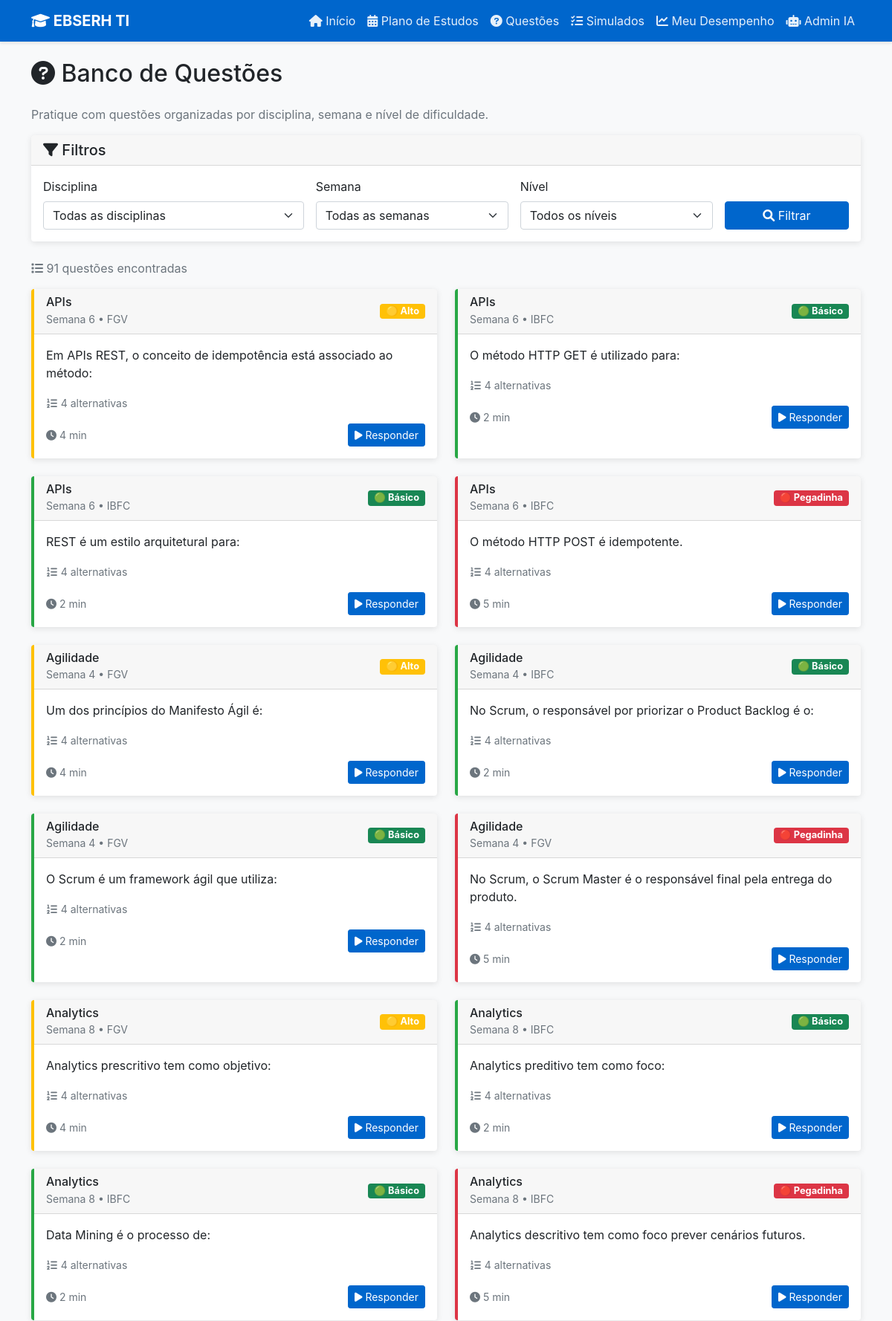
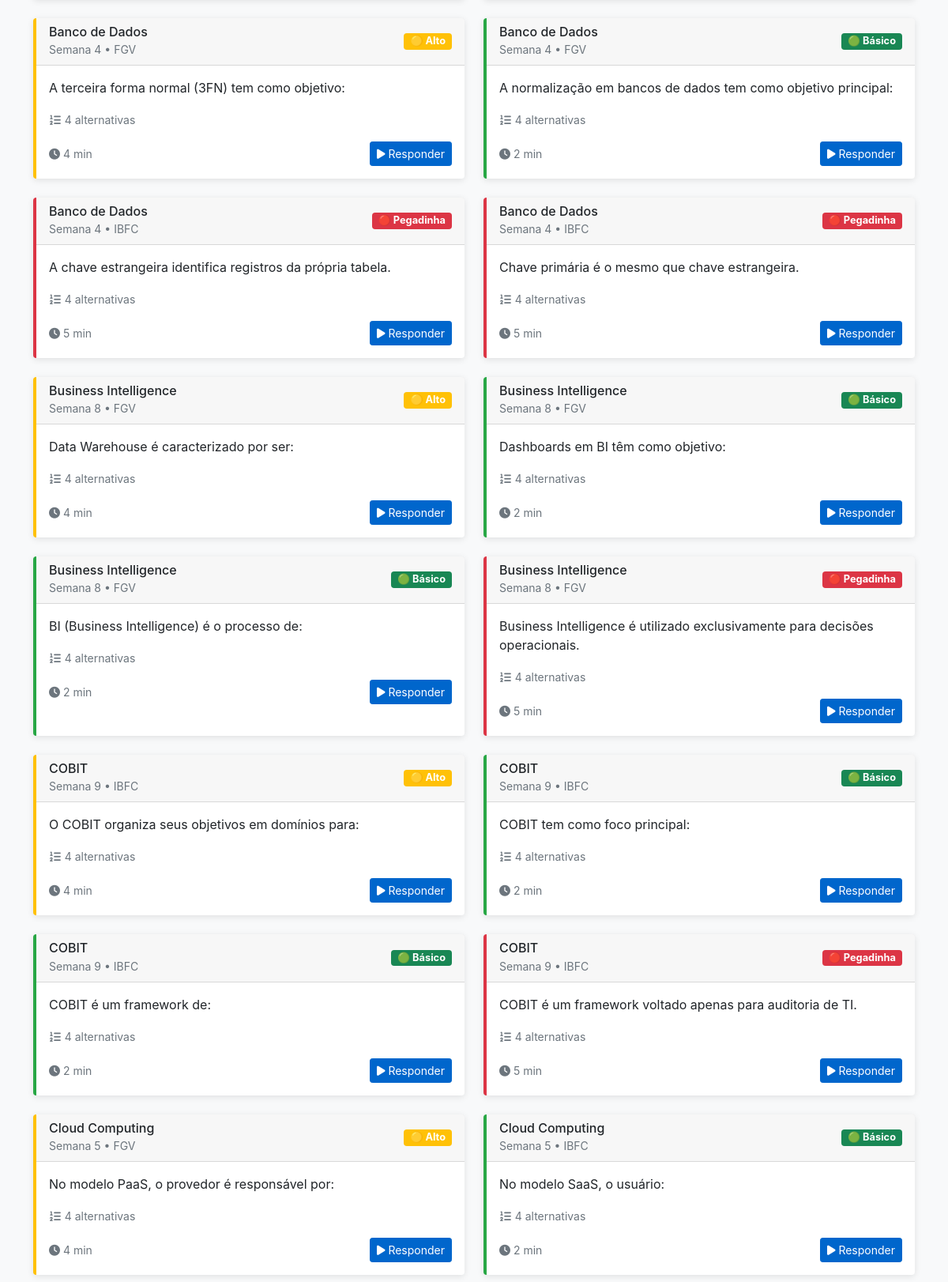
The page /questoes (upper part) on the database its author committed (2 pictures, top to bottom).
### tables this page shows
CREATE TABLE questoes (
            id INTEGER PRIMARY KEY AUTOINCREMENT,
            disciplina TEXT NOT NULL,
            semana INTEGER NOT NULL,
            nivel TEXT NOT NULL CHECK (nivel IN ('Básico', 'Alto', 'Pegadinha')),
            banca TEXT NOT NULL,
            enunciado TEXT NOT NULL,
            alternativas TEXT NOT NULL,
            resposta_correta TEXT NOT NULL,
            comentario TEXT NOT NULL
        , tags TEXT, dificuldade_num INTEGER);

### app.py (the view)
@app.route('/questoes')
def questoes():
    disciplina = request.args.get('disciplina', '')
    semana = request.args.get('semana', '')
    nivel = request.args.get('nivel', '')
    conn = get_db_connection()
    query = 'SELECT DISTINCT disciplina FROM questoes ORDER BY disciplina'
    disciplinas = conn.execute(query).fetchall()
    query = 'SELECT DISTINCT semana FROM questoes ORDER BY semana'
    semanas = conn.execute(query).fetchall()
    query = 'SELECT * FROM questoes WHERE 1=1'
    params = []
    if disciplina:
        query += ' AND disciplina = ?'
        params.append(disciplina)
    if semana:
        query += ' AND semana = ?'
        params.append(semana)
    if nivel:
        query += ' AND nivel = ?'
        params.append(nivel)
    query += ' ORDER BY disciplina, semana, nivel'
    questoes = conn.execute(query, params).fetchall()
    conn.close()
    return render_template('questoes.html',
                         questoes=questoes,
                         disciplinas=disciplinas,
                         semanas=semanas,
                         filtros={'disciplina': disciplina, 'semana': semana, 'nivel': nivel})

### app.py (called while the page is built)
def get_db_connection():
    conn = sqlite3.connect(DB_NAME)
    conn.row_factory = sqlite3.Row
    return conn

### templates/questoes.html (shortened to what this page needs)
{% extends "base.html" %}
{% block content %}
<div class="row">
    <div class="col-12">
        <h2 class="mb-4">
            <i class="fas fa-question-circle"></i> Banco de Questões
        </h2>
        <p class="text-muted">Pratique com questões organizadas por disciplina, semana e nível de dificuldade.</p>
    </div>
</div>
<div class="row mb-4">
    <div class="col-12">
        <div class="card">
            <div class="card-header">
                <h5 class="mb-0"><i class="fas fa-filter"></i> Filtros</h5>
            </div>
            <div class="card-body">
                <form method="GET" action="{{ url_for('questoes') }}">
                    <div class="row g-3">
                        <div class="col-md-4">
                            <label for="disciplina" class="form-label">Disciplina</label>
                            <select class="form-select" id="disciplina" name="disciplina">
                                <option value="">Todas as disciplinas</option>
                            </select>
                        </div>
                        <div class="col-md-3">
                            <label for="semana" class="form-label">Semana</label>
                            <select class="form-select" id="semana" name="semana">
                                <option value="">Todas as semanas</option>
                            </select>
                        </div>
                        <div class="col-md-3">
                            <label for="nivel" class="form-label">Nível</label>
                            <select class="form-select" id="nivel" name="nivel">
                                <option value="">Todos os níveis</option>
                            </select>
                        </div>
                        <div class="col-md-2 d-flex align-items-end">
                            <button type="submit" class="btn btn-primary w-100">
                                <i class="fas fa-search"></i> Filtrar
                            </button>
                        </div>
                    </div>
                </form>
            </div>
        </div>
    </div>
</div>
<div class="row mb-3">
    <div class="col-12">
        <div class="d-flex justify-content-between align-items-center">
            <span class="text-muted">
                <i class="fas fa-list"></i>
                {{ questoes|length }} questões encontradas
            </span>
        </div>
    </div>
</div>
<div class="row g-4">
    {% for questao in questoes %}
    <div class="col-lg-6">
        <div class="card h-100 nivel-{{ questao.nivel.lower().replace('á', 'a').replace('ç', 'c').replace('ê', 'e') }}">
            <div class="card-header d-flex justify-content-between align-items-center">
                <div>
                    <h6 class="mb-0">{{ questao.disciplina }}</h6>
                    <small class="text-muted">Semana {{ questao.semana }} • {{ questao.banca }}</small>
                </div>
                <span class="badge badge-nivel
                    {% if questao.nivel == 'Básico' %}bg-success
                    {% elif questao.nivel == 'Alto' %}bg-warning
                    {% else %}bg-danger{% endif %}">
                    {% if questao.nivel == 'Básico' %}🟢
                    {% elif questao.nivel == 'Alto' %}🟡
                    {% else %}🔴{% endif %}
                    {{ questao.nivel }}
                </span>
            </div>
            <div class="card-body">
                <p class="card-text">{{ questao.enunciado[:150] }}{% if questao.enunciado|length > 150 %}...{% endif %}</p>
                <div class="mb-3">
                    <small class="text-muted">
                        <i class="fas fa-list-ol"></i> 4 alternativas
                    </small>
                </div>
                <div class="d-flex justify-content-between align-items-center">
                    <small class="text-muted">
                        <i class="fas fa-clock"></i>
                        {% if questao.nivel == 'Básico' %}2 min
                        {% elif questao.nivel == 'Alto' %}4 min
                        {% else %}5 min{% endif %}
                    </small>
                    <a href="{{ url_for('questao_detalhe', questao_id=questao.id) }}" class="btn btn-primary btn-sm">
                        <i class="fas fa-play"></i> Responder
                    </a>
                </div>
            </div>
        </div>
    </div>
    {% endfor %}
</div>
{% endblock %}

### templates/base.html (style rules this page uses)
:root { --primary-color: #0066cc; --secondary-color: #004499; --success-color: #28a745; --warning-color: #ffc107; --danger-color: #dc3545; --light-bg: #f8f9fa; }
body { background-color: var(--light-bg); font-family: -apple-system, BlinkMacSystemFont, 'Segoe UI', Roboto, sans-serif; -webkit-font-smoothing: antialiased; -moz-osx-font-smoothing: grayscale; touch-action: manipulation; -webkit-tap-highlight-color: transparent; }
.btn, .alternativa, .nav-link { -webkit-touch-callout: none; -webkit-user-select: none; user-select: none; }
html { scroll-behavior: smooth; }
@media (prefers-reduced-motion: no-preference) { .card { transition: transform 0.3s ease, box-shadow 0.3s ease; } }
.btn-primary { background-color: var(--primary-color); border-color: var(--primary-color); }
.card { border: none; box-shadow: 0 2px 8px rgba(0,0,0,0.1); transition: transform 0.3s, box-shadow 0.3s; }
.nivel-basico { border-left: 4px solid var(--success-color); }
.nivel-alto { border-left: 4px solid var(--warning-color); }
.nivel-pegadinha { border-left: 4px solid var(--danger-color); }
.badge-nivel { font-size: 0.8em; padding: 4px 8px; }

### rows shown on the page
questoes: disciplina "APIs", semana "6", banca "FGV", nivel "Alto", enunciado "Em APIs REST, o conceito de idempotência está associado ao método:", shows "4 min"
questoes: disciplina "APIs", semana "6", banca "IBFC", nivel "Básico", enunciado "O método HTTP GET é utilizado para:", shows "2 min"
questoes: disciplina "APIs", semana "6", banca "IBFC", nivel "Básico", enunciado "REST é um estilo arquitetural para:", shows "2 min"
questoes: disciplina "APIs", semana "6", banca "IBFC", nivel "Pegadinha", enunciado "O método HTTP POST é idempotente.", shows "5 min"
questoes: disciplina "Agilidade", semana "4", banca "FGV", nivel "Alto", enunciado "Um dos princípios do Manifesto Ágil é:", shows "4 min"
questoes: disciplina "Agilidade", semana "4", banca "IBFC", nivel "Básico", enunciado "No Scrum, o responsável por priorizar o Product Backlog é o:", shows "2 min"
questoes: disciplina "Agilidade", semana "4", banca "FGV", nivel "Básico", enunciado "O Scrum é um framework ágil que utiliza:", shows "2 min"
questoes: disciplina "Agilidade", semana "4", banca "FGV", nivel "Pegadinha", enunciado "No Scrum, o Scrum Master é o responsável final pela entrega do produto.", shows "5 min"
questoes: disciplina "Analytics", semana "8", banca "FGV", nivel "Alto", enunciado "Analytics prescritivo tem como objetivo:", shows "4 min"
questoes: disciplina "Analytics", semana "8", banca "IBFC", nivel "Básico", enunciado "Analytics preditivo tem como foco:", shows "2 min"
questoes: disciplina "Analytics", semana "8", banca "IBFC", nivel "Básico", enunciado "Data Mining é o processo de:", shows "2 min"
questoes: disciplina "Analytics", semana "8", banca "IBFC", nivel "Pegadinha", enunciado "Analytics descritivo tem como foco prever cenários futuros.", shows "5 min"
questoes: disciplina "Banco de Dados", semana "4", banca "FGV", nivel "Alto", enunciado "A terceira forma normal (3FN) tem como objetivo:", shows "4 min"
questoes: disciplina "Banco de Dados", semana "4", banca "FGV", nivel "Básico", enunciado "A normalização em bancos de dados tem como objetivo principal:", shows "2 min"
questoes: disciplina "Banco de Dados", semana "4", banca "IBFC", nivel "Pegadinha", enunciado "A chave estrangeira identifica registros da própria tabela.", shows "5 min"
questoes: disciplina "Banco de Dados", semana "4", banca "IBFC", nivel "Pegadinha", enunciado "Chave primária é o mesmo que chave estrangeira.", shows "5 min"
questoes: disciplina "Business Intelligence", semana "8", banca "FGV", nivel "Alto", enunciado "Data Warehouse é caracterizado por ser:", shows "4 min"
questoes: disciplina "Business Intelligence", semana "8", banca "FGV", nivel "Básico", enunciado "Dashboards em BI têm como objetivo:", shows "2 min"
questoes: disciplina "Business Intelligence", semana "8", banca "FGV", nivel "Básico", enunciado "BI (Business Intelligence) é o processo de:", shows "2 min"
questoes: disciplina "Business Intelligence", semana "8", banca "FGV", nivel "Pegadinha", enunciado "Business Intelligence é utilizado exclusivamente para decisões operacionais.", shows "5 min"
questoes: disciplina "COBIT", semana "9", banca "IBFC", nivel "Alto", enunciado "O COBIT organiza seus objetivos em domínios para:", shows "4 min"
questoes: disciplina "COBIT", semana "9", banca "IBFC", nivel "Básico", enunciado "COBIT tem como foco principal:", shows "2 min"
questoes: disciplina "COBIT", semana "9", banca "IBFC", nivel "Básico", enunciado "COBIT é um framework de:", shows "2 min"
questoes: disciplina "COBIT", semana "9", banca "IBFC", nivel "Pegadinha", enunciado "COBIT é um framework voltado apenas para auditoria de TI.", shows "5 min"
questoes: disciplina "Cloud Computing", semana "5", banca "FGV", nivel "Alto", enunciado "No modelo PaaS, o provedor é responsável por:", shows "4 min"
questoes: disciplina "Cloud Computing", semana "5", banca "IBFC", nivel "Básico", enunciado "No modelo SaaS, o usuário:", shows "2 min"

### other values the page prints
{{ questoes|length }} "91"
